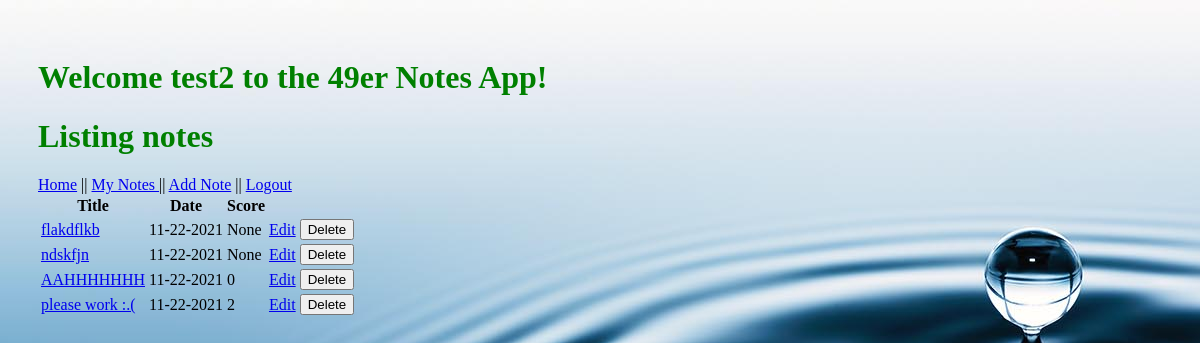
Page /notes (signed in) on the committed database.
### models.py (models this page shows, shortened)
class Note(db.Model):
    id = db.Column("id", db.Integer, primary_key=True)
    title = db.Column("title", db.String(200))
    text = db.Column("text", db.String(100))
    date = db.Column("date", db.String(50))
    score = db.Column("score", db.Integer)
    user_id = db.Column(db.Integer, db.ForeignKey("user.id"), nullable=False)
    comments = db.relationship("Comment", backref="note", cascade="all, delete-orphan", lazy=True)

### Cooler.py (the view)
@app.route('/notes')
def get_notes():
    if session.get('user'):
        my_notes = db.session.query(Note).all() #.filter_by(user_id=session['user_id'])
        return render_template('notes.html', notes=my_notes, user=session['user'])
    else:
        return redirect(url_for('login'))

### templates/notes.html (shortened to what this page needs)
<!DOCTYPE html>
<html lang="en">
<head>
    <link rel="stylesheet" href="{{ url_for('static', filename='main.css') }}">
</head>
<body>
<h1>Welcome {{user}} to the 49er Notes App!</h1>
<h1>Listing notes</h1>
<table>
    <tr>
        <th>Title</th>
        <th>Date</th>
        <th>Score</th>
        {% for note in notes %}
    <tr>
        <td><a href="{{ url_for('get_note', note_id=note.id) }}">{{ note.title }}</a></td>
        <td>{{ note.date }}</td>
        <td>{{ note.score }}</td>
        <td><a href="{{ url_for('update_note', note_id=note.id) }}">Edit</a></td>
        <td>
            <form action="{{ url_for('delete_note', note_id=note.id) }}" method="post">
                <input type="submit" value="Delete">
            </form>
        </td>
    </tr>
    {% endfor %}
    <nav>
        <a href="{{ url_for('index') }}"> Home</a> ||
        <a href="{{url_for('get_notes') }}"> My Notes </a> ||
        <a href="{{ url_for('new_note') }}">Add Note</a> ||
        <a href="{{ url_for('logout')}}">Logout</a>
    </nav>
</table>
</body>
</html>

### static/main.css (style rules this page uses)
body { padding: 30px 30px; background-image: url("water-update.jpg"); }
h1 { color:green; }

### rows in the picture
Note: title "flakdflkb", date "11-22-2021", score "None"
Note: title "ndskfjn", date "11-22-2021", score "None"
Note: title "AAHHHHHHH", date "11-22-2021", score "0"
Note: title "please work :.(", date "11-22-2021", score "2"

### other values in the picture
{{ user }} "test2"
